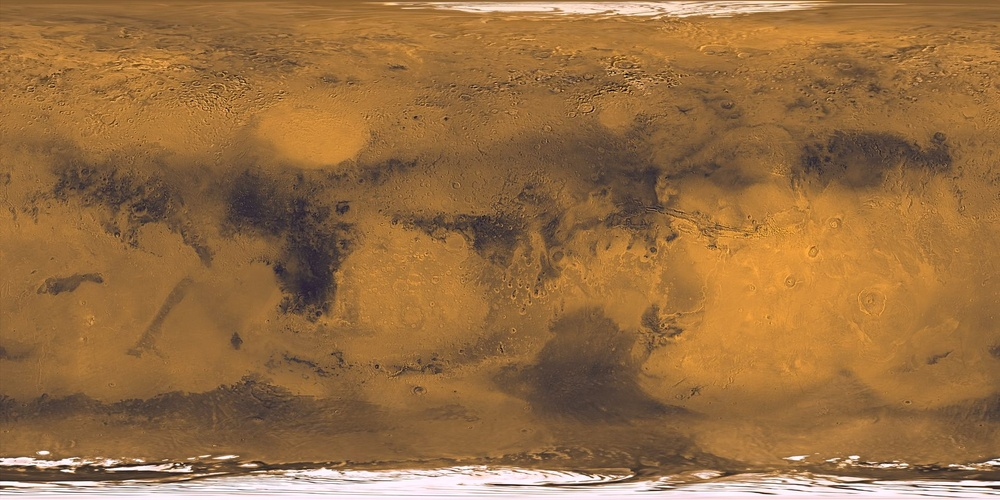
#> input picture images/Mars_map.jpg, 1000 x 500 px, shrunk from 1920 x 960 before the run
$ python -i simple_detectors.py   (imports and definitions only)
#> lines starting #> are read from the running program, lines starting #| are printed output that depends on the picture; after the words box and inside, x2 and y2 are one past the last pixel; in counts of white or black regions, pixels touching at a corner belong together
'''
    Wrappers for a few of the default detectors OpenCV offers
'''

import cv2
import os
import numpy as np

from matplotlib import pyplot as plt

# FAST Algorithm for Corner Detection
# Returns an image with dectected features marked
def fast(img_path, threshold=10, detect_type=cv2.FAST_FEATURE_DETECTOR_TYPE_5_8, nonmaxSuppression=1):

    # Load image
    img = cv2.imread(img_path, 0)

    # Initiate FAST object
    fast = cv2.FastFeatureDetector_create(threshold=threshold, type=detect_type)

    # Find and draw Key Points
    kp = fast.detect(img, None)
    output = cv2.drawKeypoints(img, kp, None, color=(255,0,0))

    return output


# Harris Corner Detection
# Returns an image with dectected features marked
def harris(img_path):

    # Load image
#> called with img_path = '../images/Mars_map.jpg'
    img = cv2.imread(img_path)
#> img is the input picture: shape (500, 1000, 3); mean B, G, R 65.9, 110, 151.2
    gray = cv2.cvtColor(img, cv2.COLOR_BGR2GRAY)
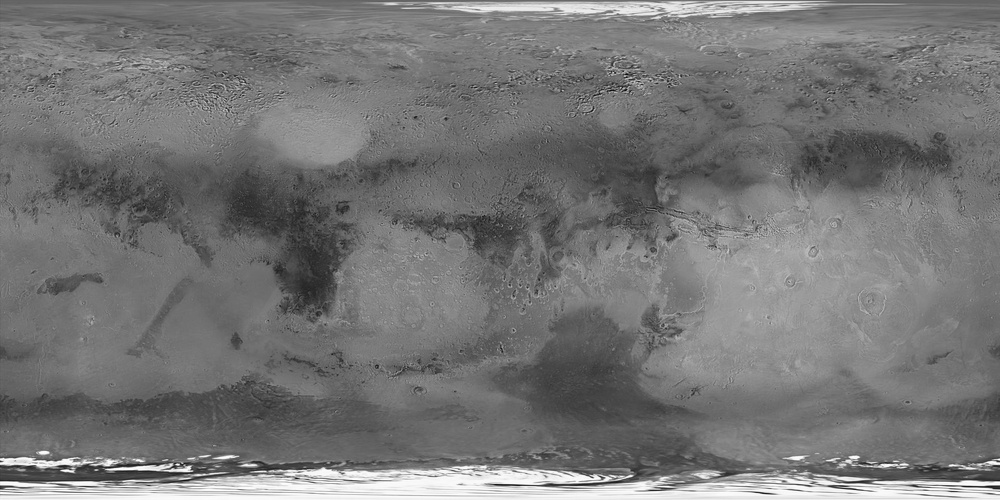
#> gray: shape (500, 1000); min 10, max 255, mean 117.3
    gray = np.float32(gray)

    dst = cv2.cornerHarris(gray,2,3,0.04)
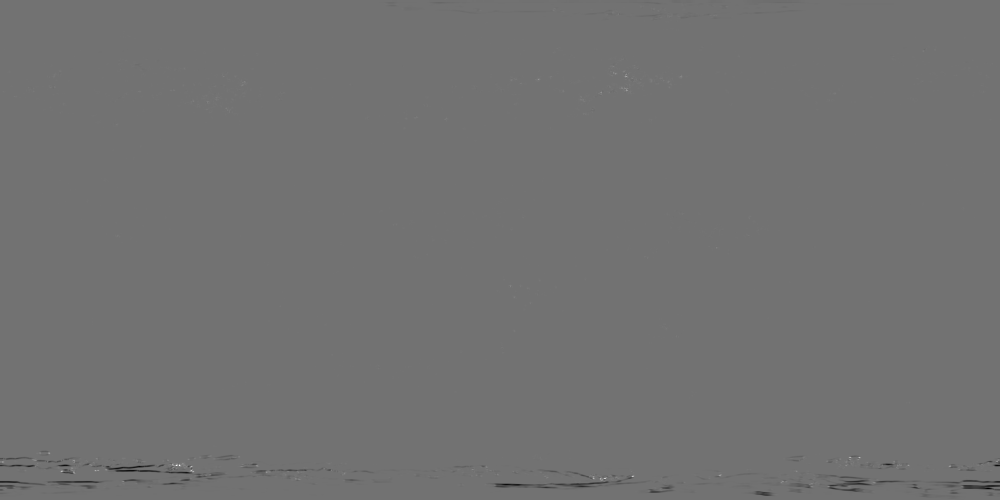
#> dst: shape (500, 1000) float32; min -54823064, max 67211040, mean -114166; drawn with min black and max white

    # Result is dilated for marking the corners, not important
    dst = cv2.dilate(dst, None)
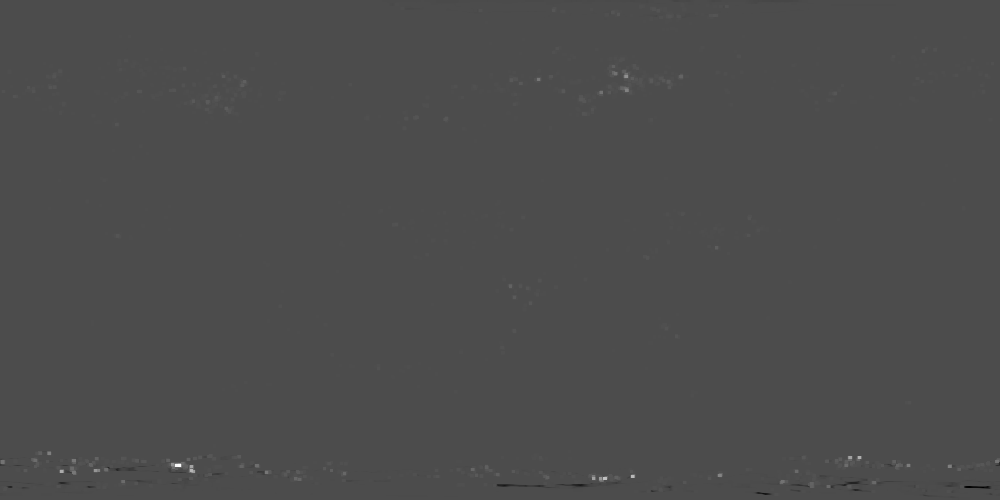
#> dst: shape (500, 1000) float32; min -28623350, max 67211040, mean 59206.3; drawn with min black and max white

    # Threshold for an optimal value, it may vary depending on the image.
    img[dst > 0.01 * dst.max()] = [0,0,255]
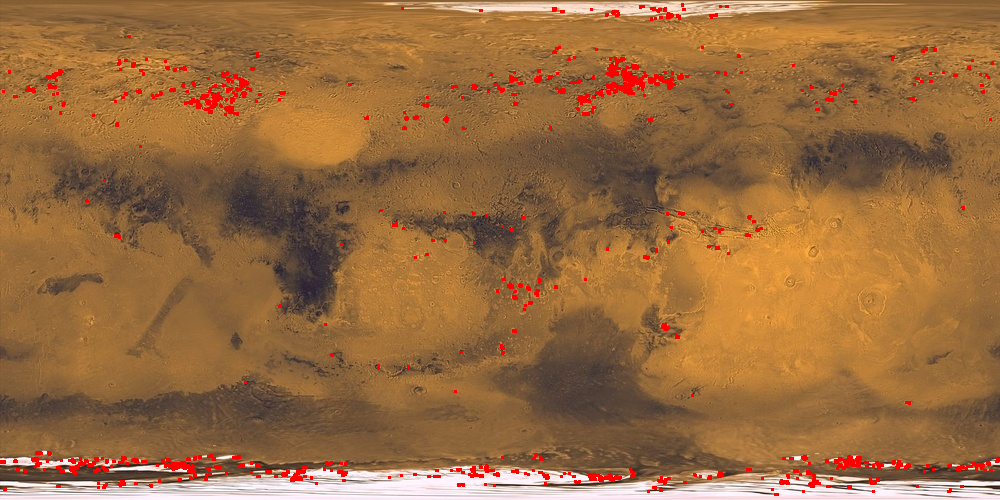
#> img: shape (500, 1000, 3); 1.95% of pixels changed, all inside (x1, y1, x2, y2) = (0, 3, 1000, 496)

    return img

>>> result = harris('../images/Mars_map.jpg')

$ run again, on images/Moon_test.jpg
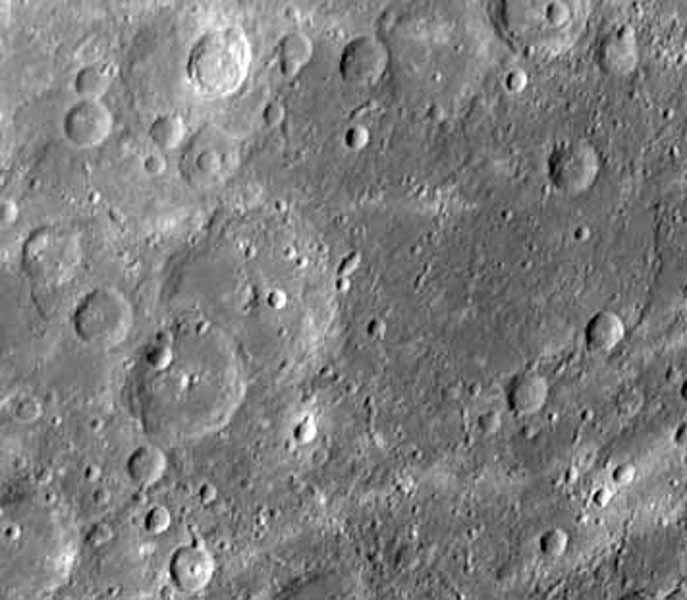
#> input picture images/Moon_test.jpg, 687 x 600 px
#> in harris, img is the input picture: shape (600, 687, 3); min 0, max 255, mean 125.6
#> in harris, `dst = cv2.dilate(dst, None)`:
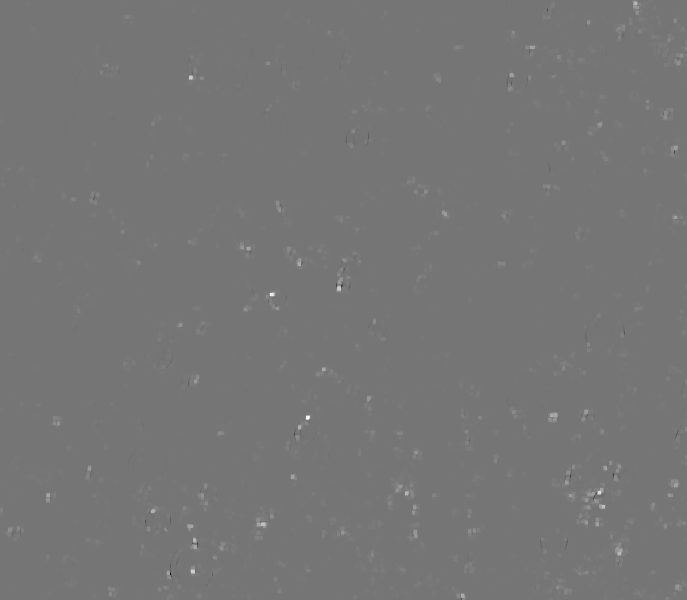
#> dst: shape (600, 687) float32; min -3633599.5, max 4270374, mean 18910.5; drawn with min black and max white
#> in harris, `img[dst > 0.01 * dst.max()] = [0,0,255]`:
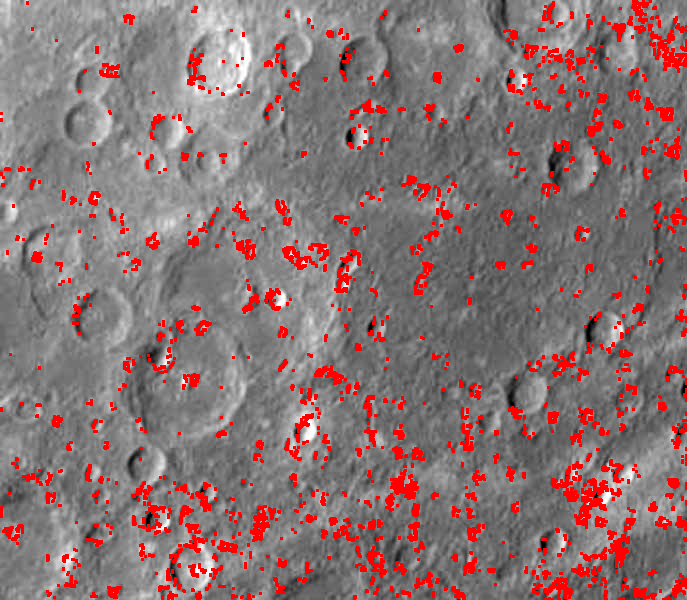
#> img: shape (600, 687, 3); 8.54% of pixels changed, all inside (x1, y1, x2, y2) = (0, 0, 687, 600)
